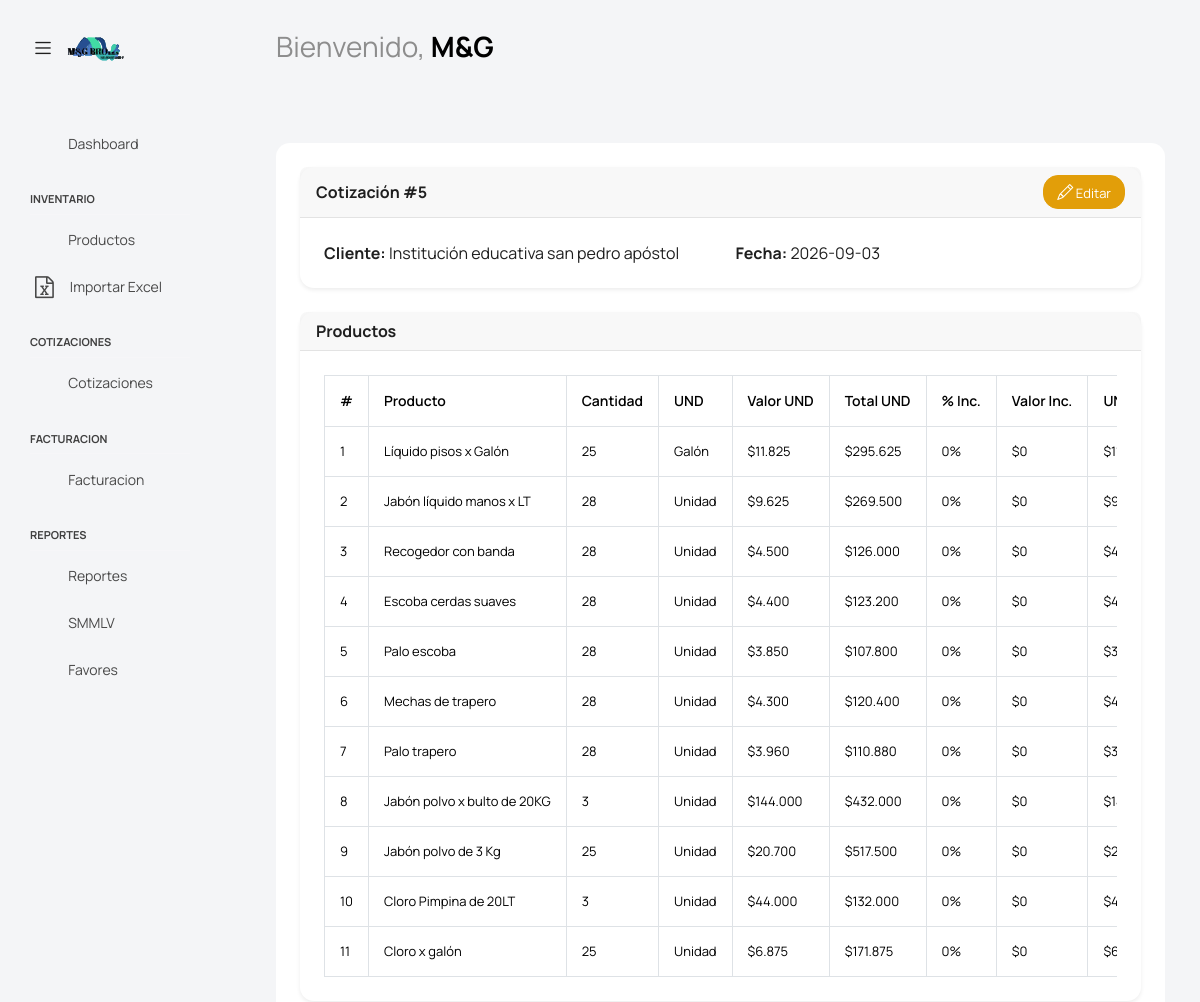
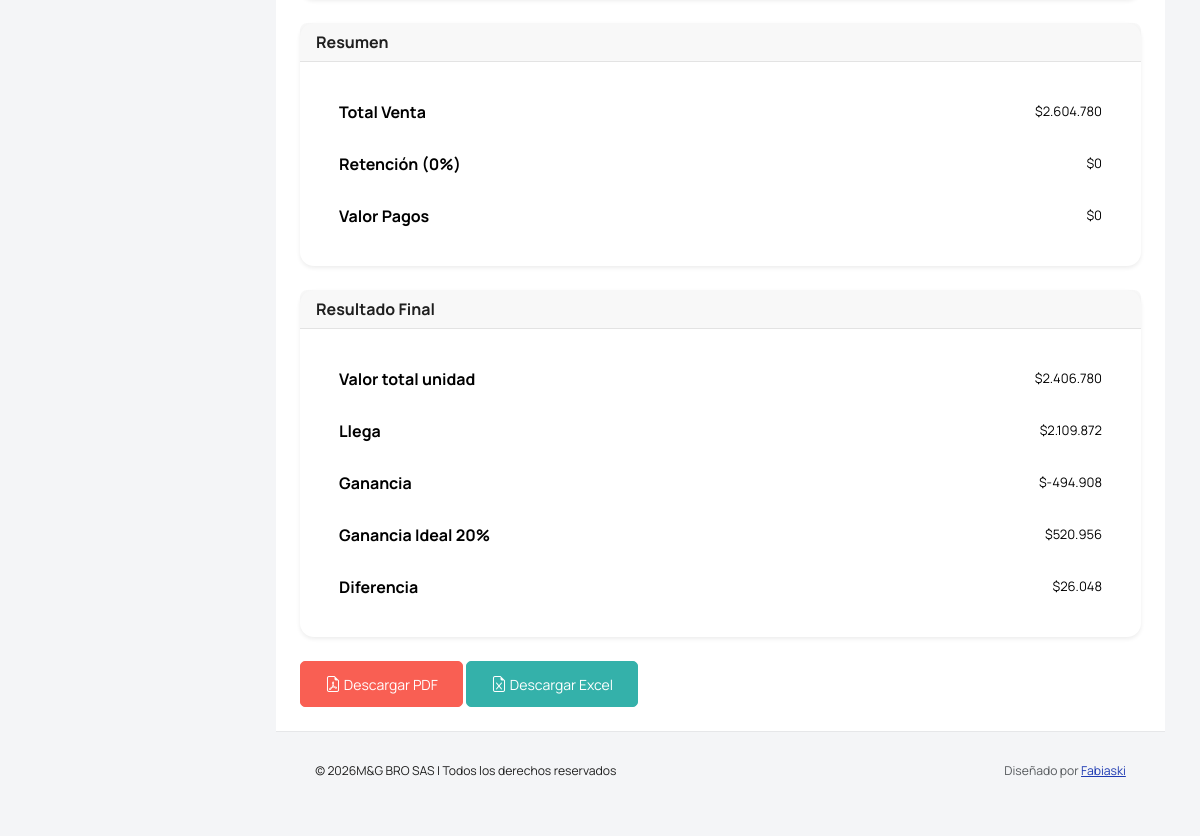
Screenshot of /src/pages/cotizaciones/ver.php?id=5 with the database file from the repository (2 pictures, top to bottom).
### tables this page shows
CREATE TABLE `cotizaciones` (
  `id` int(11) NOT NULL,
  `cliente` varchar(150) NOT NULL,
  `fecha` date NOT NULL,
  `observaciones` text DEFAULT NULL,
  `porcentaje_retencion` decimal(8,5) DEFAULT 0.00000,
  `aplica_pago1` tinyint(1) DEFAULT 0,
  `aplica_pago2` tinyint(1) DEFAULT 0,
  `porcentaje_ganancia_ideal` decimal(8,5) DEFAULT 20.00000,
  `total_venta` decimal(12,2) DEFAULT 0.00,
  `valor_retencion` decimal(12,2) DEFAULT 0.00,
  `valor_pagos` decimal(12,2) DEFAULT 0.00,
  `llega` decimal(12,2) DEFAULT 0.00,
  `ganancia` decimal(12,2) DEFAULT 0.00,
  `ganancia_ideal` decimal(12,2) DEFAULT 0.00,
  `diferencia` decimal(12,2) DEFAULT 0.00,
  `estado` enum('Borrador','Finalizada') DEFAULT 'Borrador'
);

CREATE TABLE `detalle_cotizacion` (
  `id` int(11) NOT NULL,
  `cotizacion_id` int(11) NOT NULL,
  `producto_id` int(11) NOT NULL,
  `cantidad` int(11) NOT NULL,
  `valor_unidad` decimal(10,2) NOT NULL,
  `porcentaje_incremento` decimal(8,5) DEFAULT 0.00000,
  `valor_incremento` decimal(10,2) NOT NULL,
  `valor_unidad_incremento` decimal(10,2) NOT NULL,
  `valor_total_unidad` decimal(10,2) NOT NULL,
  `total_venta` decimal(10,2) NOT NULL
);

CREATE TABLE `productos` (
  `id` int(11) NOT NULL,
  `producto` varchar(255) NOT NULL,
  `unidad_medida` varchar(20) NOT NULL,
  `precio` decimal(12,2) NOT NULL,
  `proveedor` varchar(150) DEFAULT NULL,
  `fecha_cotizacion` date NOT NULL
);

### src/pages/cotizaciones/ver.php (the view, shortened to what this page needs)
<?php
require_once __DIR__ . '/../../config/conexion.php';
$id = $_GET['id'] ?? 0;
$id = (int) $id;
$sql = "
    SELECT *
    FROM cotizaciones
    WHERE id = ?
";
$stmt = $conexion->prepare($sql);
$stmt->bind_param("i", $id);
$stmt->execute();
$resultado = $stmt->get_result();
$cotizacion = $resultado->fetch_assoc();
$sqlProductos = "
    SELECT
        dc.*,
        p.producto,
        p.unidad_medida
    FROM detalle_cotizacion dc
    INNER JOIN productos p
        ON p.id = dc.producto_id
    WHERE dc.cotizacion_id = ?
    ORDER BY dc.id ASC
";
$stmtProductos = $conexion->prepare($sqlProductos);
$stmtProductos->bind_param("i", $id);
$stmtProductos->execute();
$productosCotizacion = $stmtProductos->get_result();
$valorTotalUnidad = 0;
while ($producto = $productosCotizacion->fetch_assoc()) {
    $valorTotalUnidad += (float) $producto['valor_total_unidad'];
}
$stmtProductos->execute();
$productosCotizacion = $stmtProductos->get_result();
require_once __DIR__ . '/../../includes/header.php';
require_once __DIR__ . '/../../includes/navbar.php';
require_once __DIR__ . '/../../includes/sidebar.php';
?>
<div class="main-panel">
    <div class="content-wrapper">
        <div class="row">
            <div class="col-lg-12 grid-margin stretch-card">
                <div class="card">
                    <div class="card-body">
                        <div class="card mb-4 shadow-sm">
                            <div class="card-header d-flex justify-content-between align-items-center">
                                <strong>
                                    Cotización #<?= $cotizacion['id'] ?>
                                </strong>
                                <a href="editar.php?id=<?= $cotizacion['id'] ?>" class="btn btn-warning btn-sm">
                                    <i class="bi bi-pencil"></i>
                                    Editar
                                </a>
                            </div>
                            <div class="card-body ">
                                <div class="row">
                                    <div class="col-md-6">
                                        <strong>Cliente:</strong>
                                        <?= htmlspecialchars($cotizacion['cliente']) ?>
                                    </div>
                                    <div class="col-md-6">
                                        <strong>Fecha:</strong>
                                        <?= htmlspecialchars($cotizacion['fecha']) ?>
                                    </div>
                                </div>
                            </div>
                        </div>
                        <div class="card mb-4 shadow-sm">
                            <div class="card-header">
                                <strong>Productos</strong>
                            </div>
                            <div class="card-body">
                                <div class="table-responsive">
                                    <table class="table table-bordered">
                                        <thead>
                                            <tr>
                                                <th>#</th>
                                                <th>Producto</th>
                                                <th>Cantidad</th>
                                                <th>UND</th>
                                                <th>Valor UND</th>
                                                <th>Total UND</th>
                                                <th>% Inc.</th>
                                                <th>Valor Inc.</th>
                                                <th>UND + Inc.</th>
                                            </tr>
                                        </thead>
                                        <tbody>
                                            <?php
                        $numero = 1;
                        while ($producto = $productosCotizacion->fetch_assoc()):
                        ?>
                                            <tr>
                                                <td>
                                                    <?= $numero++ ?>
                                                </td>
                                                <td>
                                                    <?= htmlspecialchars(
                                        $producto['producto']
                                    ) ?>
                                                </td>
                                                <td>
                                                    <?= $producto['cantidad'] ?>
                                                </td>
                                                <td>
                                                    <?= htmlspecialchars(
                                        $producto['unidad_medida']
                                    ) ?>
                                                </td>
                                                <td>
                                                    $<?= number_format(
                                        $producto['valor_unidad'],
                                        0,
                                        ',',
                                        '.'
                                    ) ?>
                                                </td>
                                                <td>
                                                    $<?= number_format(
                                        $producto['valor_total_unidad'],
                                        0,
                                        ',',
                                        '.'
                                    ) ?>
                                                </td>
                                                <td>
                                                    <?= rtrim(rtrim(number_format($producto['porcentaje_incremento'], 5, '.', ''), '0'), '.') ?>%
                                                </td>
                                                <td>
                                                    $<?= number_format(
                                        $producto['valor_incremento'],
                                        0,
                                        ',',
                                        '.'
                                    ) ?>
                                                </td>
                                                <td>
                                                    $<?= number_format(
                                        $producto['valor_unidad_incremento'],
                                        0,
                                        ',',
                                        '.'
                                    ) ?>
                                                </td>
                                            </tr>
                                            <?php endwhile; ?>
                                        </tbody>
                                    </table>
                                </div>
                            </div>
                        </div>
                        <div class="card mb-4 shadow-sm">
                            <div class="card-header">
                                <strong>Resumen</strong>
                            </div>
                            <div class="card-body">
                                <table class="table table-borderless">
                                    <tr>
                                        <th>Total Venta</th>
                                        <td class="text-end">
                                            $<?= number_format(
                            $cotizacion['total_venta'],
                            0,
                            ',',
                            '.'
                        ) ?>
                                        </td>
                                    </tr>
                                    <tr>
                                        <th>
                                            Retención
                                            (<?= rtrim(rtrim(number_format($cotizacion['porcentaje_retencion'], 5, '.', ''), '0'), '.') ?>%)
                                        </th>
                                        <td class="text-end">
                                            $<?= number_format(
                            $cotizacion['valor_retencion'],
                            0,
                            ',',
                            '.'
                        ) ?>
                                        </td>
                                    </tr>
                                    <tr>
                                        <th>Valor Pagos</th>
                                        <td class="text-end">
                                            $<?= number_format(
                            $cotizacion['valor_pagos'],
                            0,
                            ',',
                            '.'
                        ) ?>
                                        </td>
                                    </tr>
                                </table>
                            </div>
                        </div>
                        <div class="card mb-4 shadow-sm">
                            <div class="card-header">
                                <strong>Resultado Final</strong>
                            </div>
                            <div class="card-body">
                                <table class="table table-borderless">
                                    <tr>
                                        <th>Valor total unidad</th>
                                        <td class="text-end">
                                            $<?= number_format(
        $valorTotalUnidad,
        0,
        ',',
        '.'
                        ) ?>
                                        </td>
                                    </tr>
                                    <tr>
                                        <th>Llega</th>
                                        <td class="text-end">
                                            $<?= number_format(
                            $cotizacion['llega'],
                            0,
                            ',',
                            '.'
                        ) ?>
                                        </td>
                                    </tr>
                                    <tr>
                                        <th>Ganancia</th>
                                        <td class="text-end">
                                            $<?= number_format(
                            $cotizacion['ganancia'],
                            0,
                            ',',
                            '.'
                        ) ?>
                                        </td>
                                    </tr>
                                    <tr>
                                        <th>
                                            Ganancia Ideal 20%
                                        </th>
                                        <td class="text-end">
                                            $<?= number_format(
                            $cotizacion['ganancia_ideal'],
                            0,
                            ',',
                            '.'
                        ) ?>
                                        </td>
                                    </tr>
                                    <tr>
                                        <th>Diferencia</th>
                                        <td class="text-end">
                                            $<?= number_format(
                            $cotizacion['diferencia'],
                            0,
                            ',',
                            '.'
                        ) ?>
                                        </td>
                                    </tr>
                                </table>
                            </div>
                        </div>
                        <?php if ($cotizacion['estado'] === 'Finalizada'): ?>
                        <a href="pdf.php?id=<?= $cotizacion['id'] ?>" class="btn btn-danger" target="_blank">
                            <i class="bi bi-file-earmark-pdf"></i>
                            Descargar PDF
                        </a>
                        <a href="excel.php?id=<?= $cotizacion['id'] ?>" class="btn btn-success">
                            <i class="bi bi-file-earmark-excel"></i>
                            Descargar Excel
                        </a>
                        <?php endif; ?>
                    </div>
                    <?php include __DIR__ . '/../../includes/footer.php'; ?>
                    <?php include __DIR__ . '/../../includes/scripts.php'; ?>

### rows the page displays
cotizaciones: id "5", cliente "Institución educativa san pedro apóstol", fecha "2026-09-03", total_venta "2.604.780", porcentaje_retencion "0", valor_retencion "0", valor_pagos "0", llega "2.109.872", ganancia "-494.908", ganancia_ideal "520.956", diferencia "26.048"
detalle_cotizacion: producto.producto "Líquido pisos x Galón", cantidad "25", producto.unidad_medida "Galón", valor_unidad "11.825", valor_total_unidad "295.625", porcentaje_incremento "0", valor_incremento "0"
detalle_cotizacion: producto.producto "Jabón líquido manos x LT", cantidad "28", producto.unidad_medida "Unidad", valor_unidad "9.625", valor_total_unidad "269.500", porcentaje_incremento "0", valor_incremento "0"
detalle_cotizacion: producto.producto "Recogedor con banda", cantidad "28", producto.unidad_medida "Unidad", valor_unidad "4.500", valor_total_unidad "126.000", porcentaje_incremento "0", valor_incremento "0"
detalle_cotizacion: producto.producto "Escoba cerdas suaves", cantidad "28", producto.unidad_medida "Unidad", valor_unidad "4.400", valor_total_unidad "123.200", porcentaje_incremento "0", valor_incremento "0"
detalle_cotizacion: producto.producto "Palo escoba", cantidad "28", producto.unidad_medida "Unidad", valor_unidad "3.850", valor_total_unidad "107.800", porcentaje_incremento "0", valor_incremento "0"
detalle_cotizacion: producto.producto "Mechas de trapero", cantidad "28", producto.unidad_medida "Unidad", valor_unidad "4.300", valor_total_unidad "120.400", porcentaje_incremento "0", valor_incremento "0"
detalle_cotizacion: producto.producto "Palo trapero", cantidad "28", producto.unidad_medida "Unidad", valor_unidad "3.960", valor_total_unidad "110.880", porcentaje_incremento "0", valor_incremento "0"
detalle_cotizacion: producto.producto "Jabón polvo x bulto de 20KG", cantidad "3", producto.unidad_medida "Unidad", valor_unidad "144.000", valor_total_unidad "432.000", porcentaje_incremento "0", valor_incremento "0"
detalle_cotizacion: producto.producto "Jabón polvo de 3 Kg", cantidad "25", producto.unidad_medida "Unidad", valor_unidad "20.700", valor_total_unidad "517.500", porcentaje_incremento "0", valor_incremento "0"
detalle_cotizacion: producto.producto "Cloro Pimpina de 20LT", cantidad "3", producto.unidad_medida "Unidad", valor_unidad "44.000", valor_total_unidad "132.000", porcentaje_incremento "0", valor_incremento "0"
detalle_cotizacion: producto.producto "Cloro x galón", cantidad "25", producto.unidad_medida "Unidad", valor_unidad "6.875", valor_total_unidad "171.875", porcentaje_incremento "0", valor_incremento "0"

### other values shown
$valorTotalUnidad "2.406.780"
